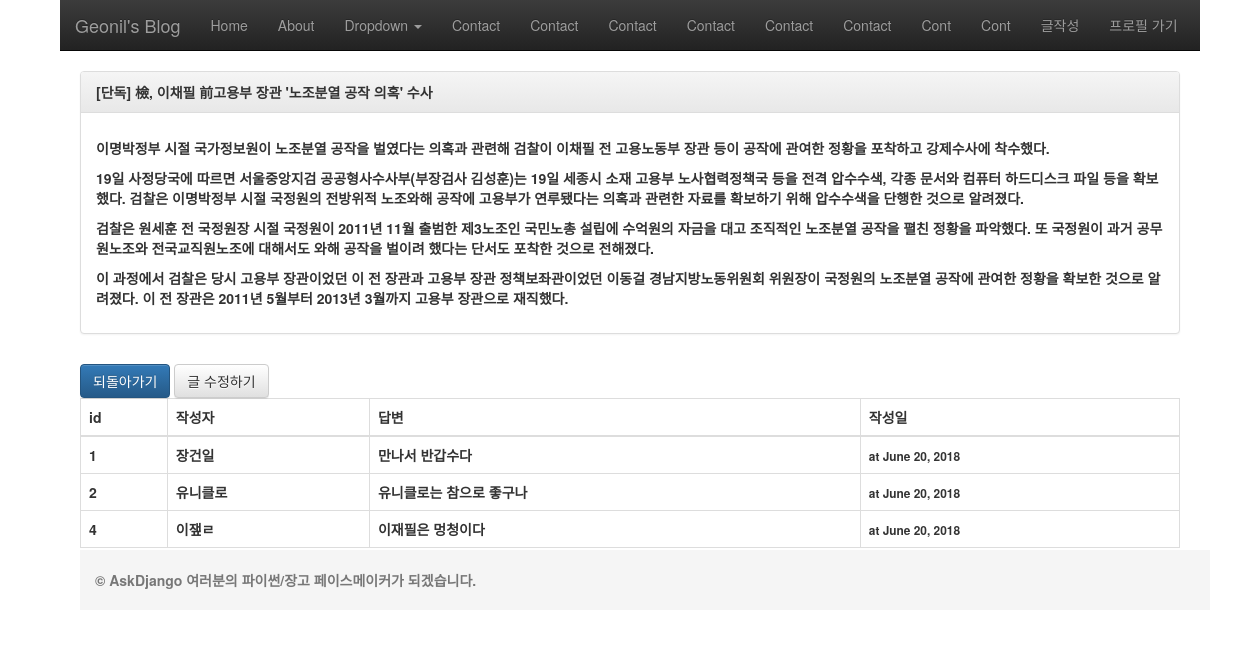
Page /blog/2 on the committed database.
### blog/models.py (models this page shows, shortened)
class Post(models.Model):
    STATUS_CHOICES =(
        ('d','Draft'),
        ('p','Published'),
        ('w','Withdrawn'),
    )
    author =models.CharField(max_length=20)
    title = models.CharField(max_length=100, verbose_name='제목', help_text="포스팅 제목을 입력해 주세요. 최대 100글자.")
    content = models.TextField(verbose_name='내용')
    tag_set = models.ManyToManyField('Tag') #릴레이션을 할때는 테그 문자열로 넣어 준다
    lnglat = models.CharField(max_length=50, blank=True,help_text='경도/위도 포맷 으로', validators=[lnglat_validator])
    status = models.CharField(max_length=1, choices=STATUS_CHOICES)
    create_at = models.DateTimeField(auto_now_add=True) #생성되는 그 순가의 값일 넣는다.
    update_at = models.DateTimeField(auto_now=True) #업데이트 되는 그 시간을 계속 기록한다.
    class Meta:
        ordering = ['-id'] #해당필드 오름 차수 / -내림차수

class Comment(models.Model):
    post = models.ForeignKey(Post)
    author = models.CharField(max_length=20)
    message = models.TextField()
    create_at = models.DateField(auto_now_add = True)
    update_at = models.DateField(auto_now=True)

### blog/views.py (the view)
# urls.py: url(r'^(?P<id>\d+)$',views.post_detail, name='post_detail'),
def post_detail(request, id):
    post= get_object_or_404(Post, id=id)
    return render(request, 'blog/post_detail.html',{
        'post':post
    })

### blog/templates/blog/post_detail.html (shortened to what this page needs)
{% extends "blog/layout.html"%}
{% block content %}
<div  style="margin-left:80px;margin-right:80px">
  <div class="panel panel-default">
    <div class="panel-heading"><strong>{{post.title}}</div>
    <div class="panel-body">
      <p>{{post.content|linebreaks}}</p>
    </div>
  </div>
      <a href="{% url "blog:post_list" %}" ><h6 class="btn btn-primary">되돌아가기</h6></a>
      <a href="{% url "blog:post_edit" post.id %}" ><h6 class="btn btn-default">글 수정하기</h6></a>
      <table class="table table-hover table-bordered">
        <thead>
          <tr>
            <th>id</th>
            <th>작성자</th>
            <th>답변</th>
            <th>작성일</th>
          </tr>
        </thead>
        <tbody>
          {% for comment in post.comment_set.all %}
            <tr>
              <td>{{comment.id}}</td>
              <td>{{comment.author}}</td>
              <td>{{ comment.message }}</td>
              <td><small>at {{comment.update_at}}</small></td>
            </tr>
          {% endfor %}
        </tbody>
      </table>
{% endblock %}

### askdjango/templates/layout.html (style rules this page uses)
html { position: relative; min-height: 100%; }
body { margin-bottom: 60px; }

### rows in the picture
Post: title "[단독] 檢, 이채필 前고용부 장관 '노조분열 공작 의혹' 수사", content "이명박정부 시절 국가정보원이 노조분열 공작을 벌였다는 의혹과 관련해 검찰이 이채필 전 고용노동부 장관 등이 공작에 관여한 정황을 포착하고 강제수사에 착수했다. 19일 사정당국에 따르면 서울중앙지검 공공형사수사부(부장검사 김성훈)는 19일 세종시 소재 고용부 노사협력정책국 등을 전격 압수수색, 각종 문서와 컴퓨터 하드디스크 파일 등을 확보했다. 검찰은 이명박정부 시절 국정원의 전방위적 노조와해 공작에 고용부가 연루됐다는 의혹과 관련한 자료를 확보하기 위해 압수수색을 단행한 것으로 알려졌다. 검찰은 원세훈 전 국정원장 시절 국정원이 2011년 11월 출범한 제3노조인 국민노총 설립에 수억원의 자금을 대고 조직적인 노조분열 공작을 펼친 정황을 파악했다. 또 국정원이 과거 공무원노조와 전국교직원노조에 대해서도 와해 공작을 벌이려 했다는 단서도 포착한 것으로 전해졌다. 이 과정에서 검찰은 당시 고용부 장관이었던 이 전 장관과 고용부 장관 정책보좌관이었던 이동걸 경남지방노동위원회 위원장이 국정원의 노조분열 공작에 관여한 정황을 확보한 것으로 알려졌다. 이 전 장관은 2011년 5월부터 2013년 3월까지 고용부 장관으로 재직했다."
Comment: id "1", author "장건일", message "만나서 반갑수다", update_at "June 20, 2018"
Comment: id "2", author "유니클로", message "유니클로는 참으로 좋구나", update_at "June 20, 2018"
Comment: id "4", author "이쟆ㄹ", message "이재필은 멍청이다", update_at "June 20, 2018"
